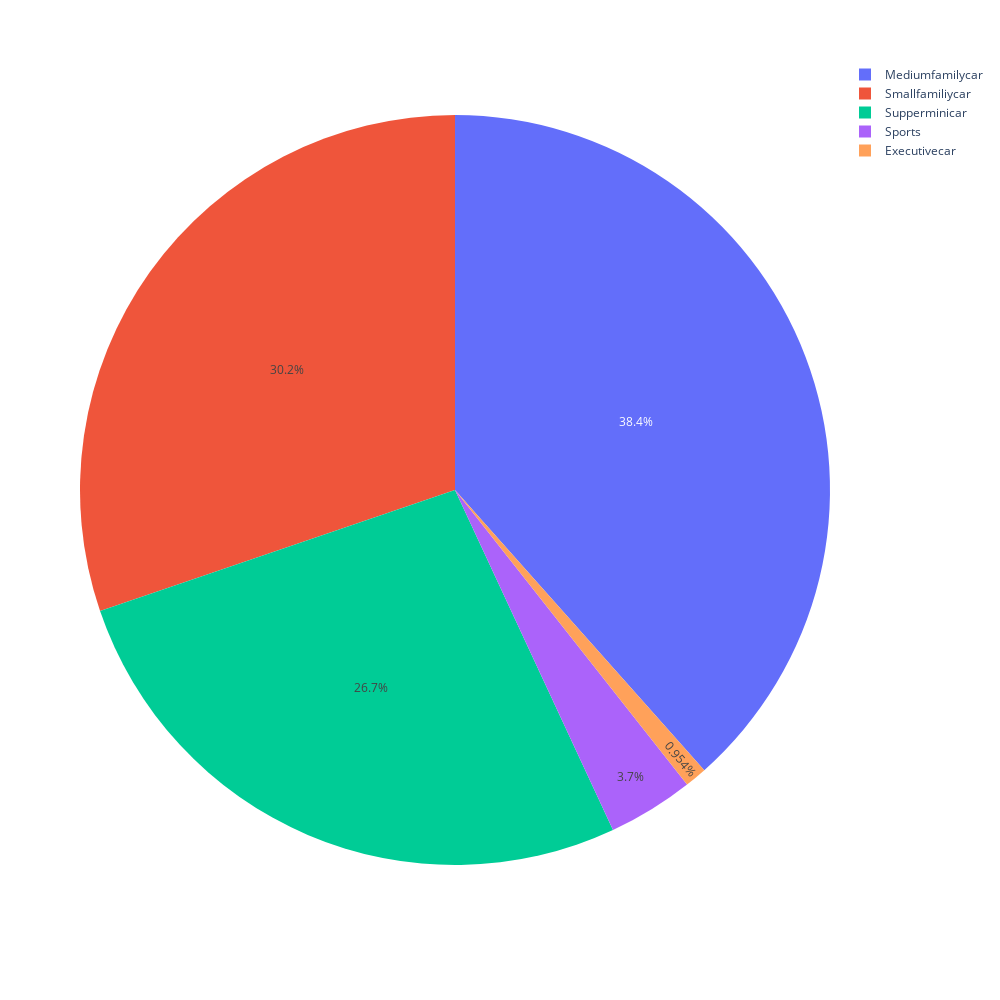

Notebook code cell kept with this figure:
### Markdown cell above
Develop a pie chart to display the total Advertisement expenditure for each vehicle type during recession period

### Code cell
ppfig=px.pie(tae_vt,names="Vehicle_Type",values="Advertising_Expenditure")
ppfig.update_layout(height=1000,width=1000)
ppfig.show()

### Figure 1 — Plotly figure (JSON) as saved in the notebook; plotly's stock layout.template omitted (floating-point values rounded to 4 significant figures)
{"data": [{"domain": {"x": [0, 1], "y": [0, 1]}, "hovertemplate": "Vehicle_Type=%{label}<br>Advertising_Expenditure=%{value}<extra></extra>", "labels": ["Executivecar", "Mediumfamilycar", "Smallfamiliycar", "Sports", "Supperminicar"], "legendgroup": "", "name": "", "showlegend": true, "type": "pie", "values": [3243, 130612, 102759, 12568, 90728]}], "layout": {"height": 1000, "legend": {"tracegroupgap": 0}, "margin": {"t": 60}, "width": 1000}}
